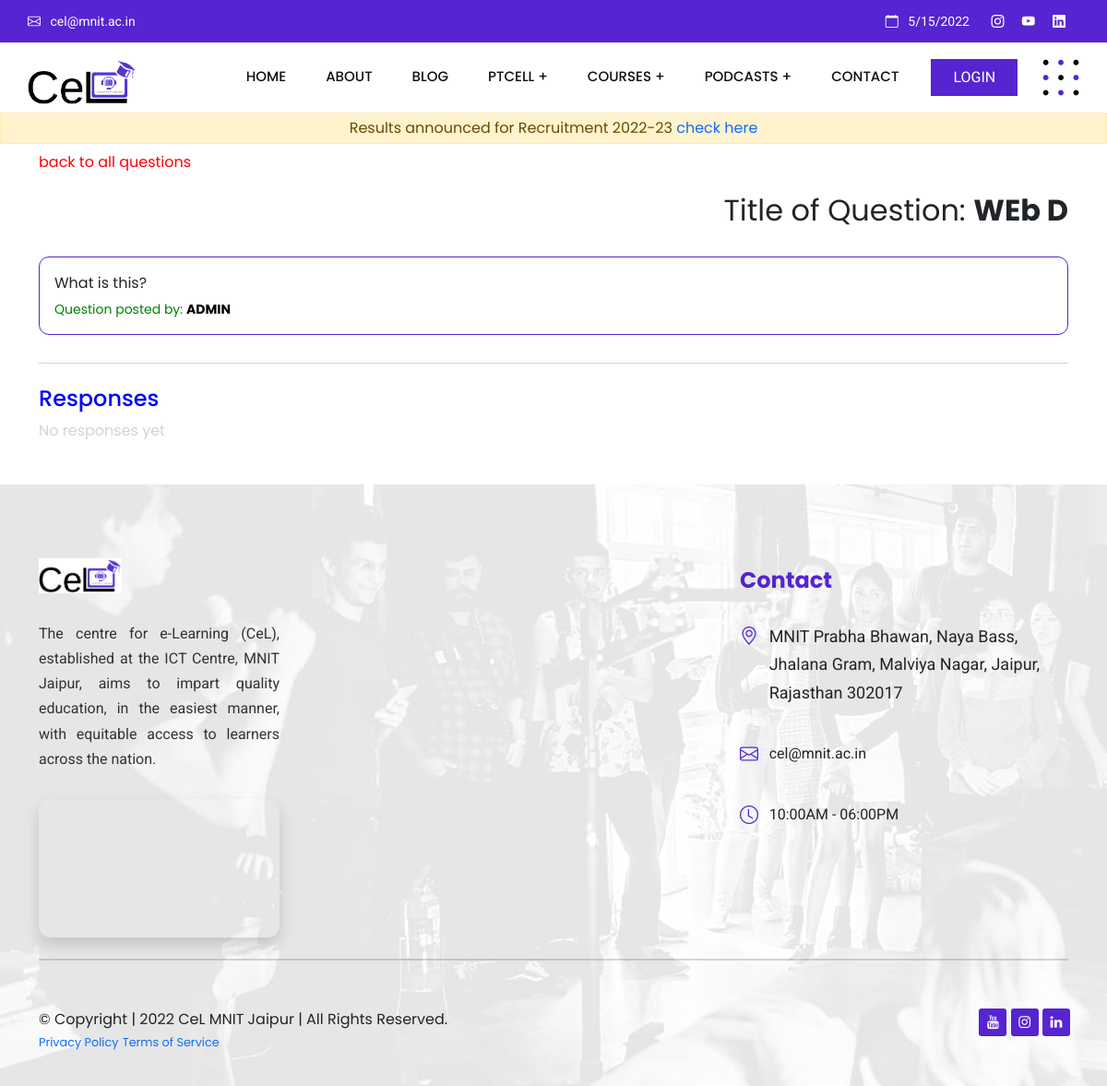
Screenshot of /question/1 with the database file from the repository.
### myapp/models.py (models this page shows, shortened)
class Question(models.Model):
    author = models.ForeignKey(User, null=False, on_delete=models.CASCADE)
    title = models.CharField(max_length=200, null=False)
    body = models.TextField(null=False)
    created_at = models.DateTimeField(auto_now_add=True)
    updated_at = models.DateTimeField(auto_now=True)

### myapp/views.py (the view, shortened to what this page needs)
# urls.py: path('question/<int:id>', views.questionPage, name='question'),
def questionPage(request, id):
    response_form = NewResponseForm()
    reply_form = NewReplyForm()
    question = Question.objects.get(id=id)
    context = {
        'question': question,
        'response_form': response_form,
        'reply_form': reply_form,
    }
    return render(request, 'question.html', context)

### templates/question.html (shortened to what this page needs)
{% extends 'base.html' %}
{% block content %}
<section class="container ">
  <a style="text-decoration: none;color: red;" href="/allquestions">back to all questions</a>
  <div class="page question-page">
    <div class="text-end py-3">
      <p class="" style="display: inline;font-size:2rem">Title of Question: <b style="display: inline">{{question.title}}</b></p>
    </div>
    <div style="margin-top: 10px;" class="question-bar p-3">
      <p class="question-body">{{question.body}}</p>
      <p class="question-author mb-0" style="color:green">Question posted by: <span
          style="color:black; text-transform:uppercase;font-weight:bold;">{{question.author.username}}</span></p>
    </div>
    <div class="responses-container">
      <h4 class="responses-container-heading mt-4" style="color:blue;">Responses</h4>
      {% if not question.responses.all %}
      <p class="no-responses-text">No responses yet</p>
      {% else %}
      {% for response in question.get_responses %}
      {% include 'response.html' with response=response %}
      {% endfor %}
      {% endif %}
    </div>
  </div>
</section>
{% endblock %}

### static/styles.css (style rules this page uses)
html { scroll-behavior: smooth; }
body { font-family: "Poppins", sans-serif; }

### static/styles2.css (style rules this page uses)
.question-bar { border-radius: 11px; border: 1px solid #5624d0 !important; }
.page { display: flex; flex-direction: column; }
.question-body { margin-bottom: 6px; }
.question-author { font-size: 14px; color: lightgray; }
.responses-container { border-top: 1px solid lightgray; margin-bottom: 30px; margin-top: 30px; }
.responses-container-heading { color: lightgray; }
.no-responses-text { color: lightgray; }

### rows the page displays
Question: title "WEb D", body "What is this?", author.username "ADMIN"
